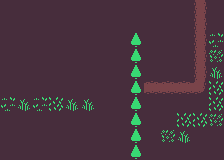

Tiled map render using the project's own tile images. Description and the whole map definition, tile-layer contents included, below:
An orthogonal 14x10 tile map with 16x16 px tiles, 3 tile layers (Back, Mid, Front), 3 tilesets.

<map version="1.2" tiledversion="1.2.4" orientation="orthogonal" renderorder="right-down" width="14" height="10" tilewidth="16" tileheight="16" infinite="0" nextlayerid="4" nextobjectid="1">
 <tileset firstgid="1" source="../TilesKenny.tsx" />
 <tileset firstgid="1025" source="../KennetTransparente.tsx" />
 <tileset firstgid="2049" source="../KenneyMono.tsx" />
 <layer id="1" name="Back" width="14" height="10">
  <data encoding="csv">
1,1,1,1,1,1,1,1,1,1,1,1,41,1,
1,1,1,1,1,1,1,1,1,1,1,1,41,1,
1,1,1,1,1,1,1,1,1,1,1,1,41,6,
1,1,1,1,1,1,1,1,1,1,1,1,41,7,
1,1,1,1,1,1,1,1,1,1,1,1,41,65,
1,1,1,1,1,1,1,1,42,1610612777,1610612777,1610612777,3221225514,8,
6,65,6,8,65,65,1,1,41,1,1,1,1,8,
1,1,1,1,1,1,1,1,41,1,1,8,8,7,
1,1,1,1,1,1,1,1,41,1,7,65,1,1,
1,1,1,1,1,1,1,1,41,1,1,1,1,1
</data>
 </layer>
 <layer id="2" name="Mid" width="14" height="10">
  <data encoding="csv">
0,0,0,0,0,0,0,0,0,0,0,0,0,0,
0,0,0,0,0,0,0,0,0,0,0,0,0,0,
0,0,0,0,0,0,0,0,33,0,0,0,0,0,
0,0,0,0,0,0,0,0,33,0,0,0,0,0,
0,0,0,0,0,0,0,0,33,0,0,0,0,0,
0,0,0,0,0,0,0,0,33,0,0,0,0,0,
0,0,0,0,0,0,0,0,33,0,0,0,0,0,
0,0,0,0,0,0,0,0,33,0,0,0,0,0,
0,0,0,0,0,0,0,0,33,0,0,0,0,0,
0,0,0,0,0,0,0,0,33,0,0,0,0,0
</data>
 </layer>
 <layer id="3" name="Front" width="14" height="10">
  <data encoding="csv">
0,0,0,0,0,0,0,0,0,0,0,0,0,0,
0,0,0,0,0,0,0,0,0,0,0,0,0,0,
0,0,0,0,0,0,0,0,0,0,0,0,0,0,
0,0,0,0,0,0,0,0,0,0,0,0,0,0,
0,0,0,0,0,0,0,0,0,0,0,0,0,0,
0,0,0,0,0,0,0,0,0,0,0,0,0,0,
0,0,0,0,0,0,0,0,0,0,0,0,0,0,
0,0,0,0,0,0,0,0,0,0,0,0,0,0,
0,0,0,0,0,0,0,0,0,0,0,0,0,0,
0,0,0,0,0,0,0,0,0,0,0,0,0,0
</data>
 </layer>
</map>
